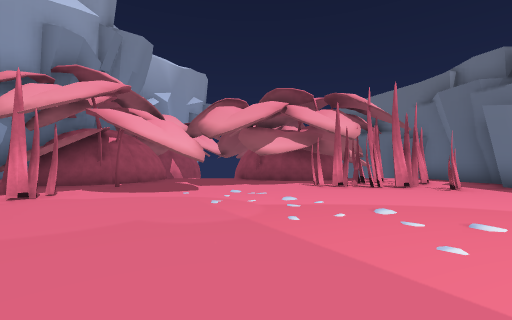
[1] (above)

17 first-person views from a walk through a scene from a Unity 3-D project. The camera is 1.4 m above the floor, looks level and sees 90° across. The floor is counted in squares, 2 m on a side. Each view is taken from the middle of a square. On the plan, view 1 faces up. The plan holds only what a view shows up to about 9 squares ahead; the rest is blank. The place goes on beyond the plan. The player is left out.

[2]
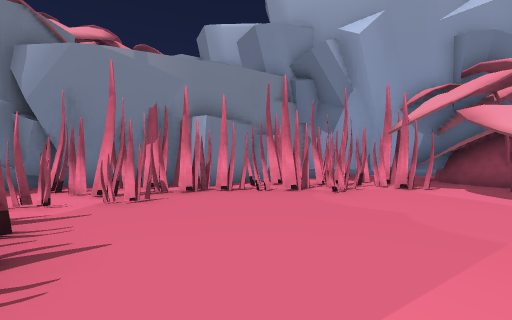

[3]
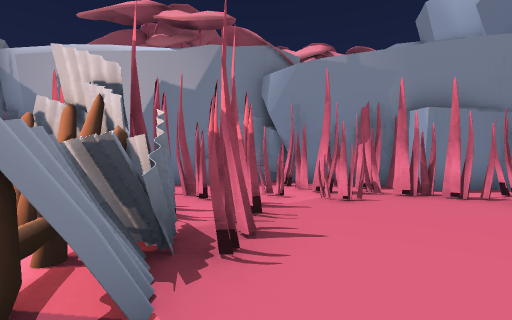

[4]
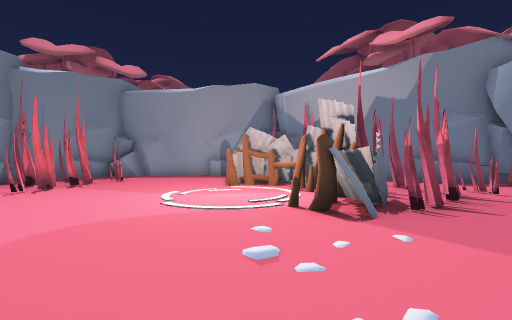

[5]
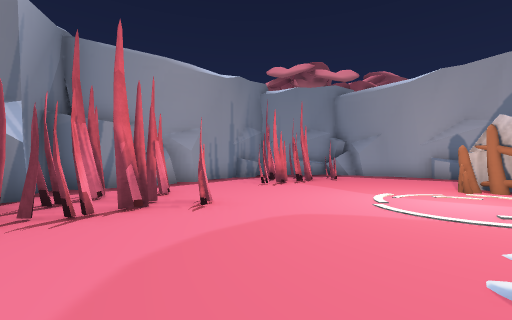

[6]
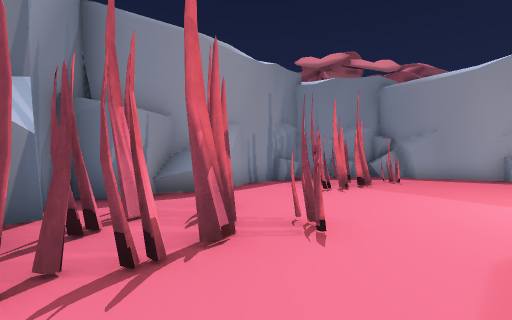

[7]
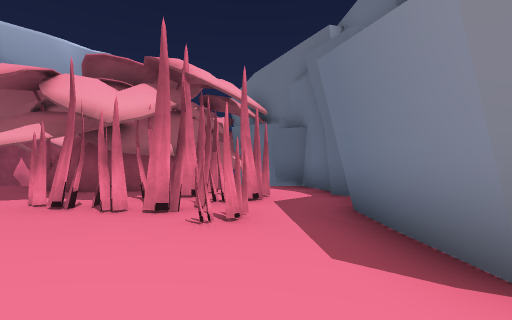

[8]
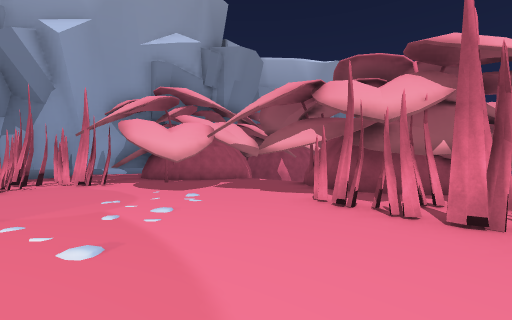

[9]
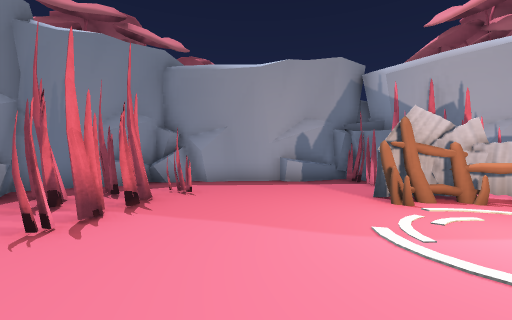

[10]
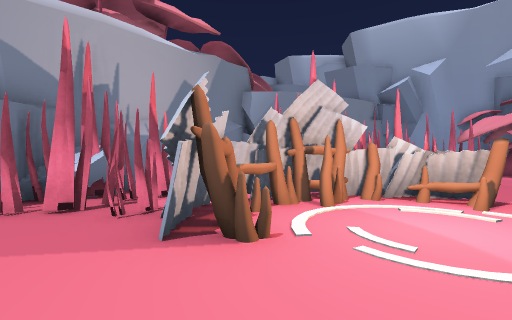

[11]
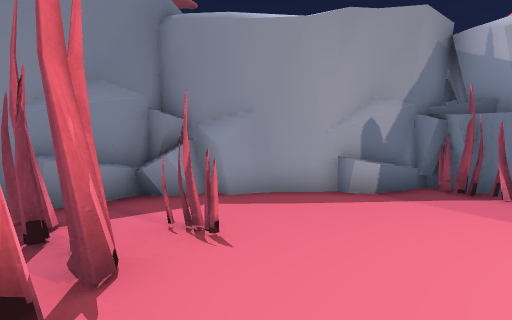

[12]
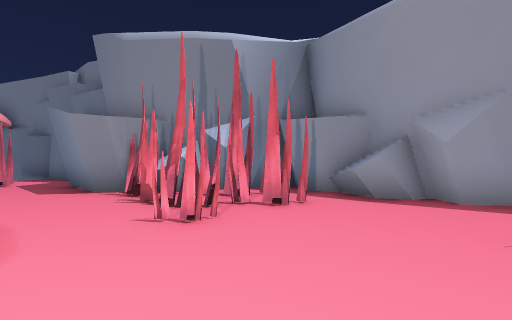

[13]
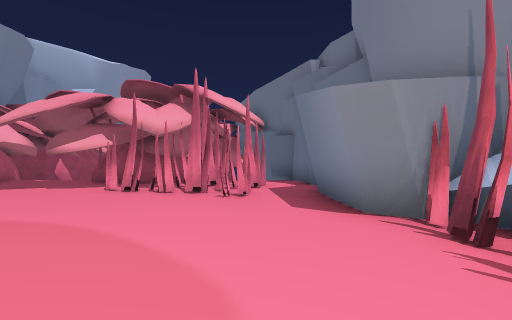

[14]
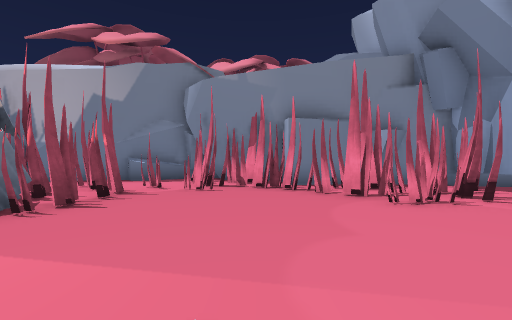

[15]
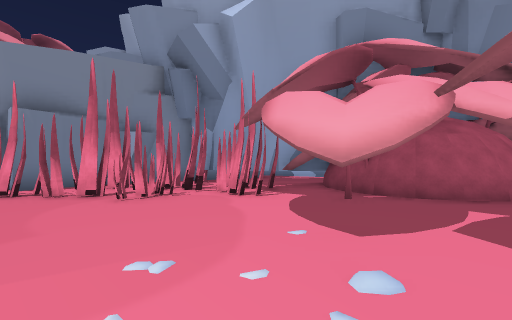

[16]
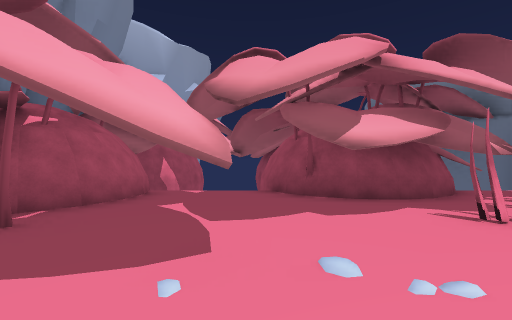

[17]
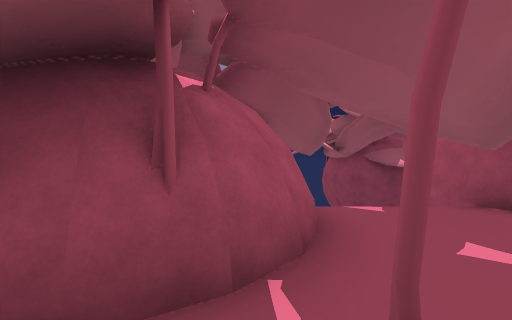

### Floor plan
Key: @ floor where view 1 was taken; # wall or solid block; . floor; ^ raised ledge; O other object.
Columns run from 7 left of view 1 to 11 right of it. Each row starts with its distance up from view 1.
 12           O #
 11       #####O##
 10    ## #O#O#OO##
  9    #.O.O###...#
  8   ##......#OO.#
  7 ###O.....OOO..#
  6  OO...O.....O.#
  5 ##OO..........#
  4 #OO...........##
  3 OOOO..........O###
  2 #OOO...........OO#
  1 ##OO..........OO.#
  0  ##O...@.O.......##
 -1   #O.O.OO#.......##
 -2   #OOOO.O.........#
 -3   #OO.OOO#.....O..#
 -4   ## .OOOO#....OO.#
 -5    ##^  .OO....OOO#
 -6      ###OO.......##
 -7        ##OO......##
 -8         ##..^..###
 -9          ########

Positions as (right, up) in squares from view 1, and headings:
1: (0, 0), facing up
2: (2, 1), facing left
3: (2, 1), facing down-left
4: (3, 3), facing down
5: (3, 3), facing down-right
6: (5, 3), facing down-right
7: (5, 3), facing up
8: (4, 3), facing up-left
9: (6, 0), facing down
10: (6, -4), facing left
11: (7, -3), facing down
12: (5, -2), facing up-right
13: (5, 1), facing up
14: (1, 4), facing down-left
15: (1, 5), facing left
16: (-1, 4), facing up
17: (-4, 6), facing up
